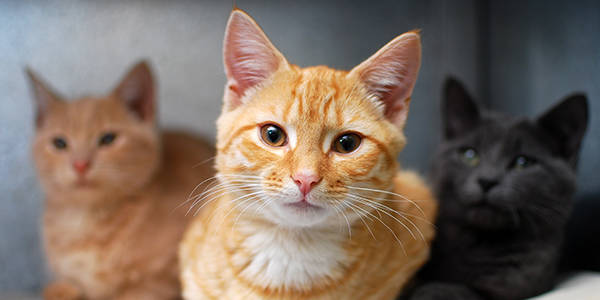
//> input picture Praktikum 1/OrangeCat.jpg, 600 x 300 px
$ ./main   (built with g++ and OpenCV 4)
//> lines starting //> are read from the running program, lines starting //| are printed output that depends on the picture
#include<stdlib.h>
#include<math.h>
#include<string.h>
#include<iostream>

#include<opencv2\opencv.hpp>
#include<opencv2\core\core.hpp>
#include<opencv2\highgui\highgui.hpp>
#include<opencv2\imgproc\imgproc.hpp>
#include<opencv2\ml\ml.hpp>
#include<opencv2\objdetect\objdetect.hpp>

using namespace std;
using namespace cv;

// Percobaan 1 Wavelet

class image
{
public:
	Mat im, im1, im2, im3, im4, im5, im6, temp, im11, im12, im13, im14, imi, imd, imr;
	float a, b, c, d; int getim();
};

int image::getim()
{
	im = imread("../data/OrangeCat.jpg", 0); //Load image in Gray Scale
//> im: 300 rows x 600 cols, CV_8UC1; min 0, max 255, mean 110.8
	cv::Mat im_res(1024,1024,CV_8UC1);
	cv::resize(im,im_res,cv::Size(1024,1024),0,0,1);
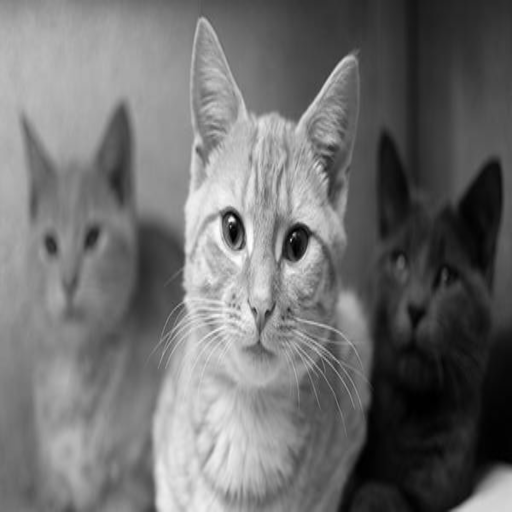
//> im_res: 1024 rows x 1024 cols, CV_8UC1 (shown at 1/2 size); min 0, max 255, mean 110.7
	imi=Mat::zeros(im.rows,im.cols,CV_8U);
	im.copyTo(imi);
	int rcnt, ccnt;

	im.convertTo(im, CV_32F, 1.0, 0.0);
//> im: 300 rows x 600 cols, CV_32FC1
	im1 = Mat::zeros(im.rows / 2, im.cols, CV_32F);
	im2 = Mat::zeros(im.rows / 2, im.cols, CV_32F);
	im3 = Mat::zeros(im.rows / 2, im.cols / 2, CV_32F);
	im4 = Mat::zeros(im.rows / 2, im.cols / 2, CV_32F);
	im5 = Mat::zeros(im.rows / 2, im.cols / 2, CV_32F);
	im6 = Mat::zeros(im.rows / 2, im.cols / 2, CV_32F);

	//--------------Decomposition-------------------
	for (rcnt = 0;rcnt<im.rows;rcnt += 2)
	{
		for (ccnt = 0;ccnt<im.cols;ccnt++)
		{
			a = im.at<float>(rcnt, ccnt);
			b = im.at<float>(rcnt + 1, ccnt);
			c = (a + b)*0.707;
			d = (a - b)*0.707;
			int _rcnt = rcnt / 2;
			im1.at<float>(_rcnt, ccnt) = c;
			im2.at<float>(_rcnt, ccnt) = d;
		}
	}
//> this loop made 150 passes
//> (a, b, c, d) on passes 1 to 12: (43, 43, 60.8, 0), (44, 44, 62.22, 0), (45, 45, 63.63, 0), (45, 46, 64.34, -0.707), (47, 47, 66.46, 0), (48, 49, 68.58, -0.707), (50, 51, 71.41, -0.707), (52, 52, 73.53, 0), (53, 54, 75.65, -0.707), (54, 54, 76.36, 0), (55, 55, 77.77, 0), (56, 56, 79.18, 0)
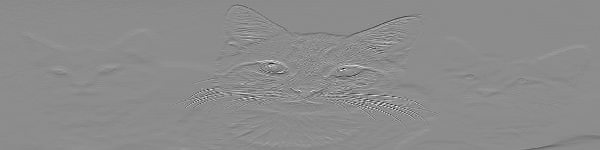
//> im2: 150 rows x 600 cols, CV_32FC1; min -109.6, max 89.79, mean -0.1; drawn with min black and max white
//> after the loop, a = 212; b = 212; c = 299.8; d = 0

	for (rcnt = 0;rcnt<im.rows / 2;rcnt++)
	{
		for (ccnt = 0;ccnt<im.cols;ccnt += 2)
		{
			a = im1.at<float>(rcnt, ccnt);
			b = im1.at<float>(rcnt, ccnt + 1);
			c = (a + b)*0.707;
			d = (a - b)*0.707;
			int _ccnt = ccnt / 2;
			im3.at<float>(rcnt, _ccnt) = c;
			im4.at<float>(rcnt, _ccnt) = d;
		}
	}
//> this loop made 150 passes
//> (a, b, c, d) on passes 1 to 12: (60.8, 60.8, 85.97, 0), (62.22, 62.22, 87.97, 0), (63.63, 63.63, 89.97, 0), (65.04, 64.34, 91.47, 0.5), (67.87, 66.46, 94.97, 1), (69.99, 68.58, 97.97, 1), (72.82, 71.41, 102, 1), (74.24, 73.53, 104.5, 0.5), (76.36, 75.65, 107.5, 0.5), (77.77, 76.36, 109, 1), (79.18, 77.77, 111, 1), (79.89, 79.18, 112.5, 0.5)
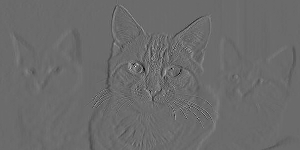
//> im4: 150 rows x 300 cols, CV_32FC1; min -82.48, max 114, mean 0.1; drawn with min black and max white
//> after the loop, a = 299.8; b = 299.8; c = 423.9; d = 0

	for (rcnt = 0;rcnt<im.rows / 2;rcnt++)
	{
		for (ccnt = 0;ccnt<im.cols;ccnt += 2)
		{
			a = im2.at<float>(rcnt, ccnt);
			b = im2.at<float>(rcnt, ccnt + 1);
			c = (a + b)*0.707;
			d = (a - b)*0.707;
			int _ccnt = ccnt / 2; im5.at<float>(rcnt, _ccnt) = c;
			im6.at<float>(rcnt, _ccnt) = d;
		}
	}
//> this loop made 150 passes
//> (a, b, c, d) on passes 1 to 12: (0, 0, 0, 0), (0, 0, 0, 0), (0, 0, 0, 0), (0, -0.707, -0.5, 0.5), (0, 0, 0, 0), (-0.707, -0.707, -1, 0), (-0.707, -0.707, -1, 0), (-0.707, 0, -0.5, -0.5), (0, -0.707, -0.5, 0.5), (0, 0, 0, 0), (0, 0, 0, 0), (-0.707, 0, -0.5, -0.5)

	imr = Mat::zeros(im.rows, im.cols, CV_32F);
	imd = Mat::zeros(im.rows, im.cols, CV_32F);
	im3.copyTo(imd(Rect(0, 0, im.cols*0.5, im.rows*0.5)));
	im4.copyTo(imd(Rect(0, im.rows*0.5 - 1, im.cols*0.5, im.rows*0.5)));
	im5.copyTo(imd(Rect(im.cols*0.5 - 1, 0, im.cols*0.5, im.rows*0.5)));
	im6.copyTo(imd(Rect(im.cols*0.5 - 1, im.rows*0.5 -1, im.cols*0.5, im.rows*0.5)));
//> imd: 300 rows x 600 cols, CV_32FC1; min -117, max 503.8, mean 54.9

	//---------------------Reconstruction---------------

		im11 = Mat::zeros(im.rows / 2, im.cols, CV_32F);
		im12 = Mat::zeros(im.rows / 2, im.cols, CV_32F);
		im13 = Mat::zeros(im.rows / 2, im.cols, CV_32F);
		im14 = Mat::zeros(im.rows / 2, im.cols, CV_32F);

	for (rcnt = 0;rcnt<im.rows / 2;rcnt++)
	{
		for (ccnt = 0;ccnt<im.cols / 2;ccnt++)
		{
			int _ccnt = ccnt * 2;
			im11.at<float>(rcnt, _ccnt) = im3.at<float>(rcnt, ccnt);
			//Upsampling of stage I
			im12.at<float>(rcnt, _ccnt) = im4.at<float>(rcnt, ccnt);
			im13.at<float>(rcnt, _ccnt) = im5.at<float>(rcnt, ccnt);
			im14.at<float>(rcnt, _ccnt) = im6.at<float>(rcnt, ccnt);
		}
	}
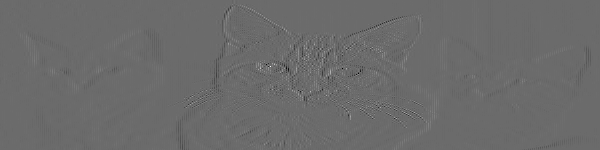
//> im12: 150 rows x 600 cols, CV_32FC1; min -82.48, max 114, mean 0.1; drawn with min black and max white
	for (rcnt = 0;rcnt<im.rows / 2;rcnt++)
	{
		for (ccnt = 0;ccnt<im.cols;ccnt += 2)
		{
			a = im11.at<float>(rcnt, ccnt);
			b = im12.at<float>(rcnt, ccnt);
			c = (a + b)*0.707;
			im11.at<float>(rcnt, ccnt) = c;
			d = (a - b)*0.707;
			im11.at<float>(rcnt, ccnt + 1) = d;
			a = im13.at<float>(rcnt, ccnt);
			b = im14.at<float>(rcnt, ccnt);
			c = (a + b)*0.707;
			im13.at<float>(rcnt, ccnt) = c;
			d = (a - b)*0.707;
			im13.at<float>(rcnt, ccnt + 1) = d;
		}
	}
	temp = Mat::zeros(im.rows, im.cols, CV_32F);

	for (rcnt = 0;rcnt<im.rows / 2;rcnt++)
	{
		for (ccnt = 0;ccnt<im.cols;ccnt++)
		{
			int _rcnt = rcnt * 2; imr.at<float>(_rcnt, ccnt) = im11.at<float>(rcnt, ccnt);
			//Upsampling at stage II
			temp.at<float>(_rcnt, ccnt) = im13.at<float>(rcnt, ccnt);
		}
	}
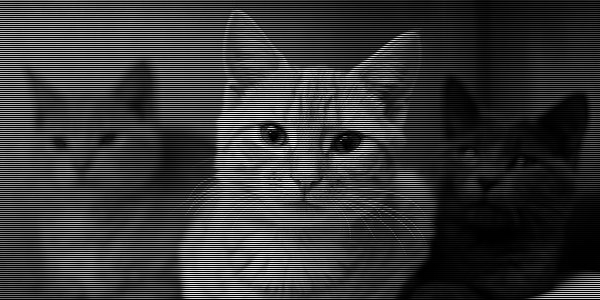
//> imr: 300 rows x 600 cols, CV_32FC1; min 0, max 360.5, mean 78.3; drawn with min black and max white
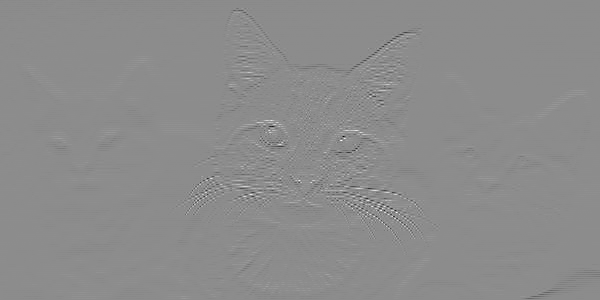
//> temp: 300 rows x 600 cols, CV_32FC1; min -109.6, max 89.76, mean 0; drawn with min black and max white
	for (rcnt = 0;rcnt<im.rows;rcnt += 2)
	{
		for (ccnt = 0;ccnt<im.cols;ccnt++)
		{
			a = imr.at<float>(rcnt, ccnt);
			b = temp.at<float>(rcnt, ccnt);
			c = (a + b)*0.707;
			imr.at<float>(rcnt, ccnt) = c;
			d = (a - b)*0.707;
			imr.at<float>(rcnt + 1, ccnt) = d;
		}
	}

	imd.convertTo(imd, CV_8U);
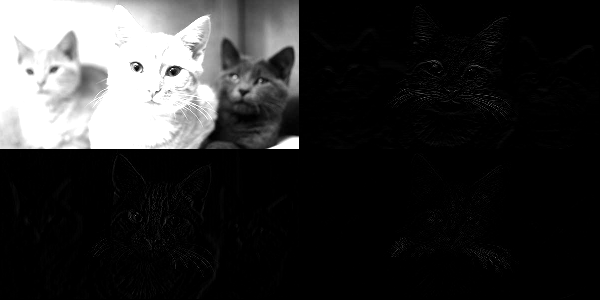
//> imd: 300 rows x 600 cols, CV_8UC1; min 0, max 255, mean 47.2
	namedWindow("Input Image", 1);
	imshow("Input Image", imi);
	namedWindow("Wavelet Decomposition", 1);
	imshow("Wavelet Decomposition", imd);
	cv::imwrite("hasil.bmp", imd);
	imr.convertTo(imr, CV_8U);
	namedWindow("Wavelet Reconstruction", 1);
	imshow("Wavelet Reconstruction", imr);

	waitKey(0);
	return 0;
}

int main()
{
	image my;
	my.getim();
	return 0;
}


// [72 lines of commented-out code are left out]

$ run again, with Praktikum 1/bigcat.jpg copied over Praktikum 1/OrangeCat.jpg
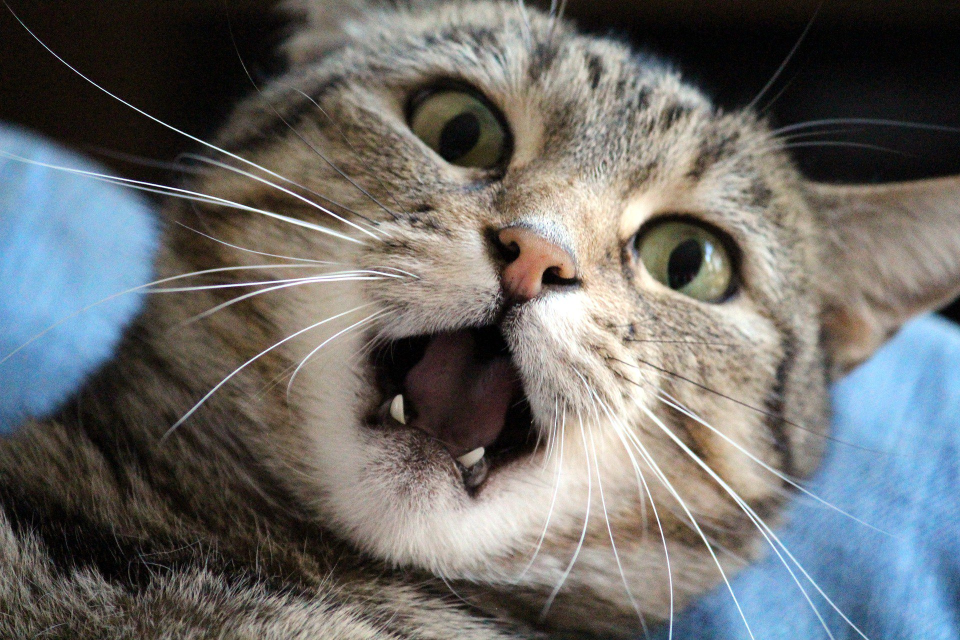
//> input picture Praktikum 1/bigcat.jpg, 1920 x 1280 px (shown at 1/2 size)
//> the loop in getim, `for (rcnt = 0;rcnt<im.rows;rcnt += 2)` made 640 passes
//> (a, b, c, d) on passes 1 to 3: (20, 7, 19.09, 9.19), (24, 20, 31.11, 2.83), (10, 19, 20.5, -6.36)
//> after the loop in getim, `for (rcnt = 0;rcnt<im.rows;rcnt += 2)`: a = 122; b = 110; c = 164; d = 8.48
//> the loop in getim, `for (rcnt = 0;rcnt<im.rows / 2;rcnt++)` made 640 passes
//> (a, b, c, d) on passes 1 to 3: (22.62, 19.09, 29.49, 2.5), (19.8, 31.11, 35.99, -8), (23.33, 20.5, 30.99, 2)
//> after the loop in getim, `for (rcnt = 0;rcnt<im.rows / 2;rcnt++)`:
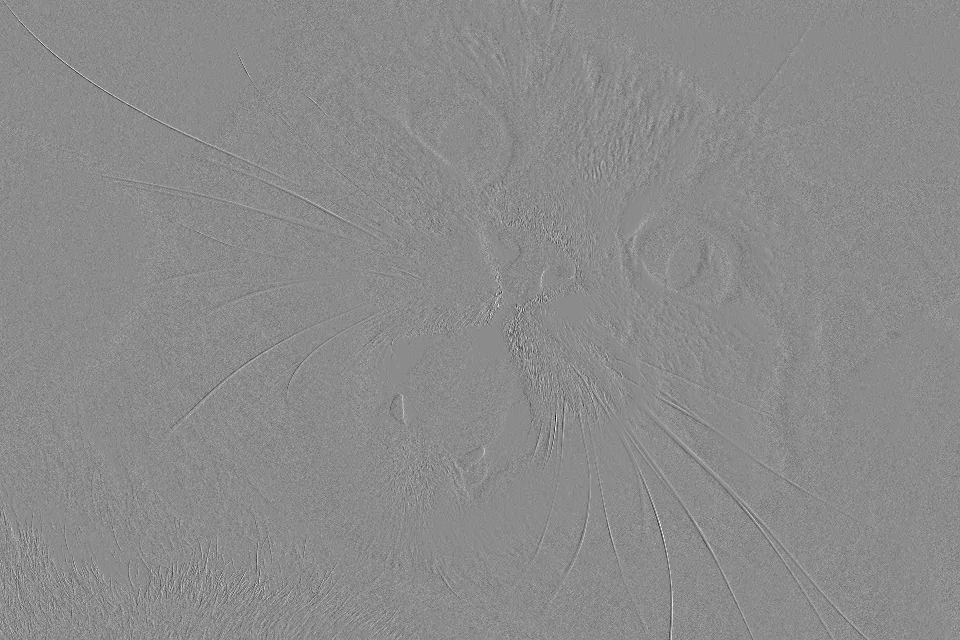
//> im4: 640 rows x 960 cols, CV_32FC1; min -160, max 132, mean 0; drawn with min black and max white
//> after the loop in getim, `for (rcnt = 0;rcnt<im.rows / 2;rcnt++)`: a = 158.4; b = 164; c = 227.9; d = -4
//> the loop in getim, `for (rcnt = 0;rcnt<im.rows / 2;rcnt++)` made 640 passes
//> (a, b, c, d) on passes 1 to 3: (1.41, 9.19, 7.5, -5.5), (2.83, 2.83, 4, 0), (-2.12, -6.36, -6, 3)
//> in getim, `imd.convertTo(imd, CV_8U);`:
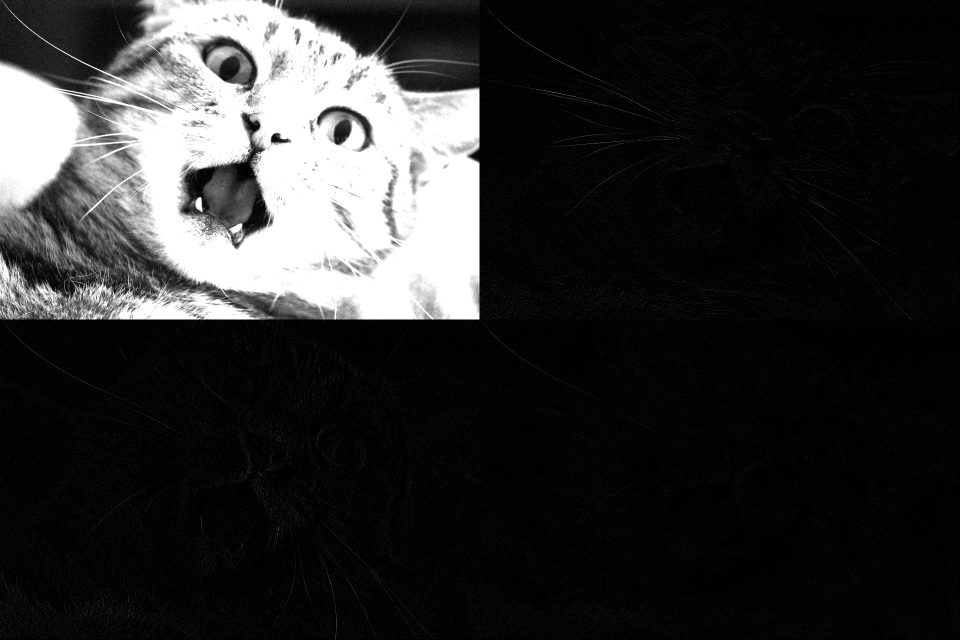
//> imd: 1280 rows x 1920 cols, CV_8UC1 (shown at 1/2 size); min 0, max 255, mean 46.1

$ run again, with Praktikum 1/cat1.jpg copied over Praktikum 1/OrangeCat.jpg
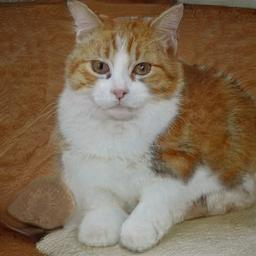
//> input picture Praktikum 1/cat1.jpg, 256 x 256 px
//> the loop in getim, `for (rcnt = 0;rcnt<im.rows;rcnt += 2)` made 128 passes
//> (a, b, c, d) on passes 1 to 8: (118, 108, 159.8, 7.07), (106, 107, 150.6, -0.707), (103, 102, 144.9, 0.707), (101, 96, 139.3, 3.54), (79, 37, 82.01, 29.69), (31, 32, 44.54, -0.707), (28, 31, 41.71, -2.12), (34, 51, 60.1, -12.02)
//> after the loop in getim, `for (rcnt = 0;rcnt<im.rows;rcnt += 2)`: a = 142; b = 144; c = 202.2; d = -1.41
//> the loop in getim, `for (rcnt = 0;rcnt<im.rows / 2;rcnt++)` made 128 passes
//> (a, b, c, d) on passes 1 to 8: (157, 159.8, 223.9, -2), (150.6, 150.6, 212.9, 0), (145.6, 144.9, 205.4, 0.5), (138.6, 139.3, 196.4, -0.5), (77.77, 82.01, 113, -3), (55.85, 44.54, 70.98, 8), (43.13, 41.71, 59.98, 1), (58.68, 60.1, 83.97, -1)
//> after the loop in getim, `for (rcnt = 0;rcnt<im.rows / 2;rcnt++)`:
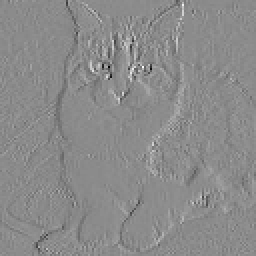
//> im4: 128 rows x 128 cols, CV_32FC1 (shown 2 times larger); min -73.98, max 61.48, mean -0.1; drawn with min black and max white
//> after the loop in getim, `for (rcnt = 0;rcnt<im.rows / 2;rcnt++)`: a = 201.5; b = 202.2; c = 285.4; d = -0.5
//> the loop in getim, `for (rcnt = 0;rcnt<im.rows / 2;rcnt++)` made 128 passes
//> (a, b, c, d) on passes 1 to 8: (5.66, 7.07, 9, -1), (-0.707, -0.707, -1, 0), (1.41, 0.707, 1.5, 0.5), (4.24, 3.54, 5.5, 0.5), (24.04, 29.69, 37.99, -4), (-0.707, -0.707, -1, 0), (0.707, -2.12, -1, 2), (-12.02, -12.02, -16.99, 0)
//> in getim, `imd.convertTo(imd, CV_8U);`:
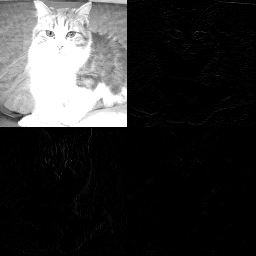
//> imd: 256 rows x 256 cols, CV_8UC1; min 0, max 255, mean 50.1

$ run again, with Praktikum 1/1.png saved as Praktikum 1/OrangeCat.jpg
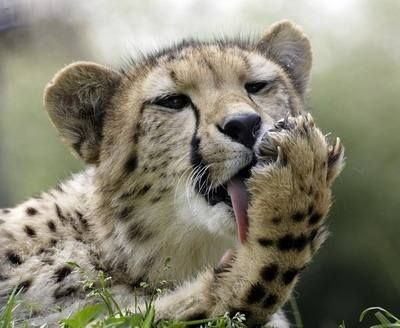
//> input picture Praktikum 1/1.png, 400 x 328 px
//> the loop in getim, `for (rcnt = 0;rcnt<im.rows;rcnt += 2)` made 164 passes
//> (a, b, c, d) on passes 1 to 3: (205, 204, 289.2, 0.707), (204, 203, 287.7, 0.707), (202, 201, 284.9, 0.707)
//> after the loop in getim, `for (rcnt = 0;rcnt<im.rows;rcnt += 2)`: a = 103; b = 95; c = 140; d = 5.66
//> the loop in getim, `for (rcnt = 0;rcnt<im.rows / 2;rcnt++)` made 164 passes
//> (a, b, c, d) on passes 1 to 3: (288.5, 289.2, 408.4, -0.5), (286.3, 287.7, 405.9, -1), (283.5, 284.9, 401.9, -1)
//> after the loop in getim, `for (rcnt = 0;rcnt<im.rows / 2;rcnt++)`: a = 140.7; b = 140; c = 198.4; d = 0.5
//> the loop in getim, `for (rcnt = 0;rcnt<im.rows / 2;rcnt++)` made 164 passes
//> (a, b, c, d) on passes 1 to 3: (0, 0.707, 0.5, -0.5), (0.707, 0.707, 1, 0), (0.707, 0.707, 1, 0)
//> in getim, `imd.convertTo(imd, CV_8U);`:
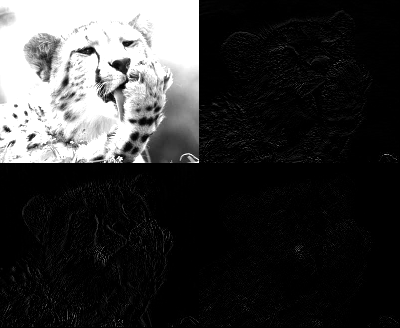
//> imd: 328 rows x 400 cols, CV_8UC1; min 0, max 255, mean 53.6
